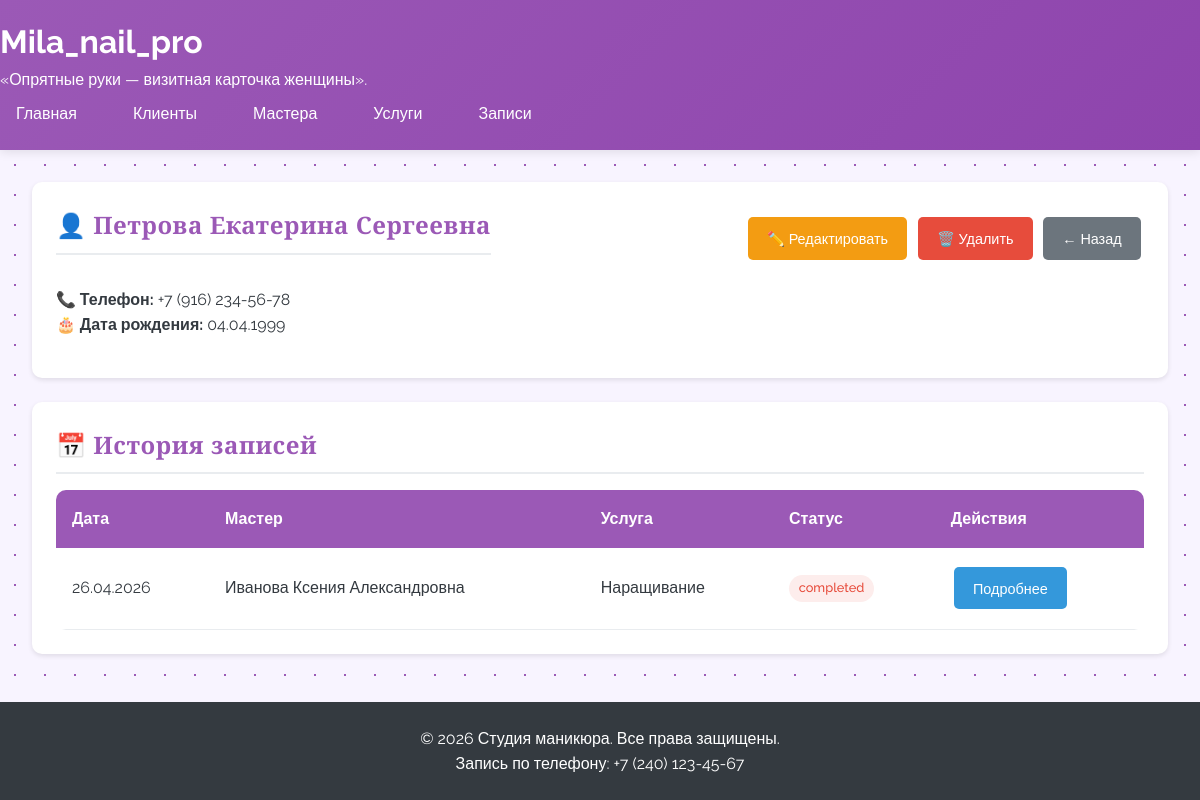
Page /clients/1/ on the committed database.
### salon/models.py (models this page shows, shortened)
class Client(models.Model):
    full_name = models.CharField(max_length=200, verbose_name='ФИО')
    phone_number = models.CharField(max_length=20, verbose_name='Номер телефона')
    birth_date = models.DateField(verbose_name='Дата рождения')
    class Meta:
        verbose_name = 'Клиент'
        verbose_name_plural = 'Клиенты'

class Appointment(models.Model):
    STATUS_CHOICES = [
        ('pending', 'Ожидает подтверждения'),
        ('confirmed', 'Подтверждена'),
        ('completed', 'Выполнена'),
        ('cancelled', 'Отменена'),
    ]
    client = models.ForeignKey(Client, on_delete=models.PROTECT, related_name='appointments', verbose_name='Клиент')
    master = models.ForeignKey(Master, on_delete=models.PROTECT, related_name='appointments', verbose_name='Мастер')
    service = models.ForeignKey(Price, on_delete=models.PROTECT, related_name='appointments', verbose_name='Услуга')
    appointment_date = models.DateTimeField(verbose_name='Дата записи')
    status = models.CharField(max_length=20, choices=STATUS_CHOICES, default='pending', verbose_name='Статус')
    created_at = models.DateTimeField(auto_now_add=True, verbose_name='Дата создания записи')
    updated_at = models.DateTimeField(auto_now=True, verbose_name='Дата обновления')
    class Meta:
        verbose_name = 'Запись'
        verbose_name_plural = 'Записи'
        ordering = ['-appointment_date']

class Master(models.Model):
    SPECIALIZATION_CHOICES = [
        ('manicure', 'Маникюр'),
        ('pedicure', 'Педикюр'),
        ('both', 'Маникюр и педикюр'),
    ]
    full_name = models.CharField(max_length=200, verbose_name='ФИО')
    phone_number = models.CharField(max_length=20, verbose_name='Номер телефона')
    specialization = models.CharField(max_length=20, choices=SPECIALIZATION_CHOICES, verbose_name='Специализация')
    class Meta:
        verbose_name = 'Мастер'
        verbose_name_plural = 'Мастера'

class Price(models.Model):
    procedure_name = models.CharField(max_length=100, verbose_name='Название процедуры')
    price = models.DecimalField(max_digits=10, decimal_places=2, verbose_name='Цена')
    class Meta:
        verbose_name = 'Прайс'
        verbose_name_plural = 'Прайс'

### salon/views.py (the view)
# urls.py: path('clients/<int:pk>/', views.ClientDetailView.as_view(), name='client_detail'),
class ClientDetailView(DetailView):
    model = Client
    template_name = 'salon/client_detail.html'
    context_object_name = 'client'
    def get_context_data(self, **kwargs):
        context = super().get_context_data(**kwargs)
        context['appointments'] = self.object.appointments.select_related('master', 'service').all()
        return context

### salon/templates/salon/client_detail.html (shortened to what this page needs)
{% extends 'salon/base.html' %}
{% block content %}
<div class="card">
    <div style="display: flex; justify-content: space-between; align-items: center;">
        <h2 class="card-title">👤 {{ client.full_name }}</h2>
        <div>
            <a href="{% url 'client_update' client.pk %}" class="btn btn-warning">✏️ Редактировать</a>
            <a href="{% url 'client_delete' client.pk %}" class="btn btn-danger">🗑️ Удалить</a>
            <a href="{% url 'client_list' %}" class="btn btn-secondary">← Назад</a>
        </div>
    </div>
    <div style="margin: 1rem 0;">
        <p><strong>📞 Телефон:</strong> {{ client.phone_number }}</p>
        <p><strong>🎂 Дата рождения:</strong> {{ client.birth_date|date:"d.m.Y" }}</p>
    </div>
</div>
<div class="card">
    <h3 class="card-title">📅 История записей</h3>
    {% if appointments %}
    <div class="table-container">
        <table>
            <thead>
                <tr>
                    <th>Дата</th>
                    <th>Мастер</th>
                    <th>Услуга</th>
                    <th>Статус</th>
                    <th>Действия</th>
                </tr>
            </thead>
            <tbody>
                {% for appointment in appointments %}
                <tr>
                    <td data-label="Дата">{{ appointment.appointment_date|date:"d.m.Y" }}</td>
                    <td data-label="Мастер">{{ appointment.master.full_name }}</td>
                    <td data-label="Услуга">{{ appointment.service.procedure_name }}</td>
                    <td data-label="Статус">
                        <span class="status
                            {% if appointment.status == 'запланировано' %}status-scheduled
                            {% elif appointment.status == 'выполнено' %}status-completed
                            {% else %}status-cancelled{% endif %}">
                            {{ appointment.status }}
                        </span>
                    </td>
                    <td data-label="Действия">
                        <a href="{% url 'appointment_detail' appointment.pk %}" class="btn btn-info btn-sm">Подробнее</a>
                    </td>
                </tr>
                {% endfor %}
            </tbody>
        </table>
    </div>
    {% else %}
    <p>Нет записей</p>
    {% endif %}
</div>
{% endblock %}

### static/css/style.css (style rules this page uses)
:root { --primary-lavender: #9b59b6; --dark-lavender: #8e44ad; --light-lavender: #f3e5f5; --soft-lavender: #e8d5f5; --white: #ffffff; --gray-100: #f8f9fa; --gray-200: #e9ecef; --gray-300: #dee2e6; --gray-600: #6c757d; --gray-800: #343a40; }
* { margin: 0; padding: 0; box-sizing: border-box; }
body { font-family: 'Segoe UI', Tahoma, Geneva, Verdana, sans-serif; background-color: var(--gray-100); color: var(--gray-800); line-height: 1.6; }
.card { background: var(--white); border-radius: 10px; box-shadow: 0 2px 5px rgba(0,0,0,0.1); padding: 1.5rem; margin-bottom: 1.5rem; transition: transform 0.3s, box-shadow 0.3s; }
.card-title { color: var(--primary-lavender); margin-bottom: 1rem; font-size: 1.5rem; border-bottom: 2px solid var(--gray-200); padding-bottom: 0.5rem; }
.table-container { overflow-x: auto; }
table { width: 100%; background: var(--white); border-collapse: collapse; border-radius: 10px; overflow: hidden; }
th { background: var(--primary-lavender); color: var(--white); padding: 1rem; text-align: left; font-weight: 600; }
td { padding: 1rem; border-bottom: 1px solid var(--gray-200); }
.btn { display: inline-block; padding: 0.6rem 1.2rem; border: none; border-radius: 5px; cursor: pointer; text-decoration: none; font-size: 0.9rem; transition: all 0.3s; margin: 0.2rem; }
.btn-secondary { background: var(--gray-600); color: var(--white); }
.btn-danger { background: #e74c3c; color: var(--white); }
.btn-warning { background: #f39c12; color: var(--white); }
.btn-info { background: #3498db; color: var(--white); }
.status { display: inline-block; padding: 0.2rem 0.6rem; border-radius: 20px; font-size: 0.8rem; font-weight: 500; }
.status-cancelled { background: #fdedec; color: #e74c3c; }
a { color: var(--primary-lavender); text-decoration: none; }
body { background: linear-gradient(135deg, #f5f0ff, #e8d5f5); position: relative; overflow-x: hidden; }
body { background-color: #f8f4ff; background-image: radial-gradient(#9b59b6 1px, transparent 1px); background-size: 30px 30px; }
body { font-family: 'Raleway', sans-serif; }
.logo h1, .card-title, h2, h3 { font-family: 'Cormorant Garamond', serif; font-weight: 600; letter-spacing: 0.5px; }

### rows in the picture
Client: full_name "Петрова Екатерина Сергеевна", phone_number "+7 (916) 234-56-78", birth_date "04.04.1999"
Appointment: appointment_date "26.04.2026", master.full_name "Иванова Ксения Александровна", service.procedure_name "Наращивание", status "completed"
